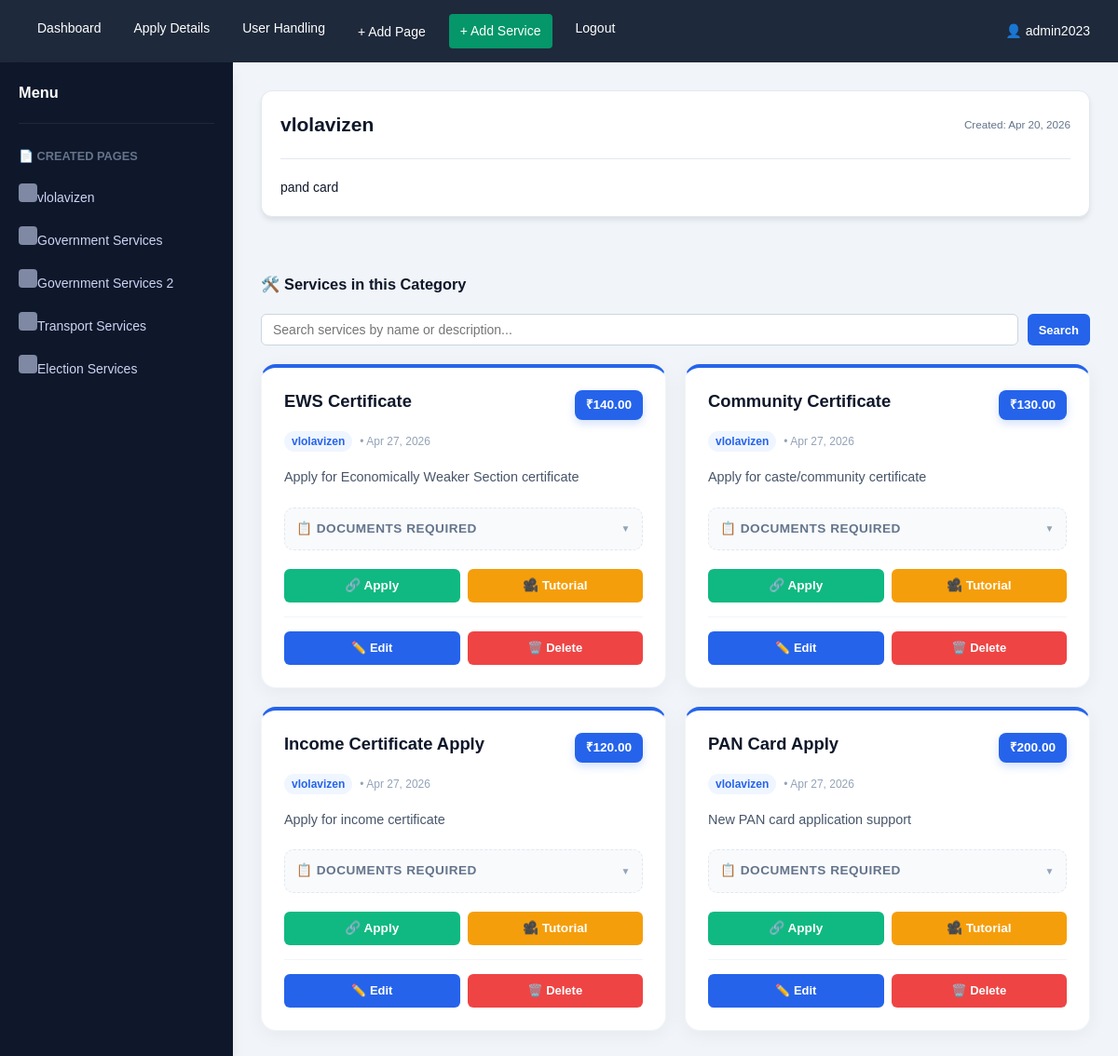
Screenshot of /adminsite/page/1/ (signed in) with the database file from the repository.
### services/models.py (models this page shows, shortened)
class User(AbstractUser):
    ROLE_CHOICES = [
        ('ADMIN', 'Admin'),
        ('AGENT1', 'Agent1'),
        ('AGENT2', 'Agent2'),
        ('USER', 'User'),
    ]
    role = models.CharField(max_length=10, choices=ROLE_CHOICES, default='USER')
    mobile = models.CharField(max_length=15, blank=True, null=True)

class Page(models.Model):
    title = models.CharField(max_length=100)
    description = models.TextField()
    created_at = models.DateTimeField(auto_now_add=True)

class Service(models.Model):
    name = models.CharField(max_length=100)
    description = models.TextField()
    charges = models.DecimalField(max_digits=10, decimal_places=2, default=0.00, help_text="Service charges amount")
    documents_required = models.TextField(blank=True, help_text="List of required documents")
    tutorial_link = models.URLField(blank=True, help_text="YouTube or tutorial video link")
    apply_link = models.URLField(blank=True, help_text="Link to apply for this service")
    page = models.ForeignKey('Page', on_delete=models.SET_NULL, null=True, blank=True, related_name='services', help_text="Assign to a specific page")
    created_at = models.DateTimeField(auto_now_add=True)

### services/views.py (the view)
# urls.py: path('adminsite/page/<int:page_id>/', views.view_custom_page, name='view_custom_page'),
@login_required
@role_required(['ADMIN', 'USER', 'AGENT1', 'AGENT2'])
def view_custom_page(request, page_id):
    page = get_object_or_404(Page, id=page_id)
    pages = Page.objects.all()
    services = Service.objects.filter(page=page).order_by('-id')
    search_query = request.GET.get('search_services')
    if search_query:
        services = services.filter(Q(name__icontains=search_query) | Q(description__icontains=search_query))
    template_name = 'admin-site/dynamic_page.html'
    if request.user.role == 'AGENT1':
        template_name = 'agent1-site/dynamic_page.html'
    return render(request, template_name, {
        'page': page,
        'pages': pages,
        'services': services,
        'search_query_services': search_query, # Pass back for input value
    })

### services/context_processors.py (called while the page is built)
def admin_pages(request):
    if request.path.startswith('/adminsite/'):
        return {'pages': Page.objects.all()}
    return {'pages': []}

### services/views.py (called while the page is built, shortened)
def role_required(allowed_roles):
    def decorator(view_func):
        @wraps(view_func)
        def _wrapped_view(request, *args, **kwargs):
            if not request.user.is_authenticated:
                return redirect(reverse('login') + '?next=' + request.path)
            is_permitted = request.user.role in allowed_roles
            if 'ADMIN' in allowed_roles and (request.user.is_staff or request.user.is_superuser):
                is_permitted = True
            return view_func(request, *args, **kwargs)
        return _wrapped_view
    return decorator

### services/templates/admin-site/dynamic_page.html (shortened to what this page needs)
{% extends 'admin-site/admin_base.html' %}
{% block content %}
<div class="card" style="margin-bottom: 30px;">
    <div class="flex items-center justify-between">
        <h2>{{ page.title }}</h2>
        <small style="color: #64748b;">Created: {{ page.created_at|date:"M d, Y" }}</small>
    </div>
    <hr style="margin: 20px 0; border: 0; border-top: 1px solid #e2e8f0;">
    <div class="content-body">
        {{ page.description|linebreaks }}
    </div>
</div>
<div style="margin-top: 30px;">
    <div style="display: flex; justify-content: space-between; align-items: center; margin-bottom: 20px;">
        <h3 style="margin: 0; color: #0f172a;">🛠️ Services in this Category</h3>
    </div>
    <div style="margin-bottom: 20px; display: flex; gap: 10px; align-items: center;">
        <form method="get" action="{% url 'view_custom_page' page.id %}" class="responsive-search-form" style="display: flex; gap: 10px; width: 100%;">
            <input type="text" name="search_services" placeholder="Search services by name or description..."
                   value="{{ search_query_services|default:'' }}"
                   style="flex-grow: 1; padding: 8px 12px; border: 1px solid #cbd5e1; border-radius: 6px;">
            <button type="submit" class="btn btn-small" style="background-color: #2563eb;">Search</button>
        </form>
    </div>
    {% if services %}
    <div style="display: grid; grid-template-columns: repeat(auto-fill, minmax(300px, 1fr)); gap: 20px;">
        {% for service in services %}
        <div style="background: white; border-radius: 16px; padding: 24px; box-shadow: 0 4px 20px rgba(0,0,0,0.05); border: 1px solid #f1f5f9; border-top: 4px solid #2563eb; display: flex; flex-direction: column; transition: all 0.3s cubic-bezier(0.4, 0, 0.2, 1);"
             onmouseover="this.style.transform='translateY(-8px)'; this.style.boxShadow='0 20px 25px -5px rgba(0, 0, 0, 0.1), 0 10px 10px -5px rgba(0, 0, 0, 0.04)';"
             onmouseout="this.style.transform='translateY(0)'; this.style.boxShadow='0 4px 20px rgba(0,0,0,0.05)';">
            <div style="display: flex; justify-content: space-between; align-items: flex-start; margin-bottom: 12px;">
                <h3 style="margin: 0; color: #0f172a; font-size: 1.15rem; font-weight: 800; line-height: 1.3;">{{ service.name }}</h3>
                <span style="background: #2563eb; color: white; font-weight: 700; padding: 6px 12px; border-radius: 8px; font-size: 0.85rem; box-shadow: 0 4px 10px rgba(37, 99, 235, 0.2);">₹{{ service.charges }}</span>
            </div>
            <div style="display: flex; align-items: center; gap: 8px; margin-bottom: 16px;">
                <span style="font-size: 0.75rem; color: #2563eb; background: #eff6ff; padding: 2px 8px; border-radius: 20px; font-weight: 600;">{{ service.page.title|default:"General" }}</span>
                <span style="font-size: 0.75rem; color: #94a3b8;">• {{ service.created_at|date:"M d, Y" }}</span>
            </div>
            <p style="color: #475569; font-size: 0.9rem; line-height: 1.6; margin-bottom: 20px; flex-grow: 1;">{{ service.description|truncatewords:20 }}</p>
            {% if service.documents_required %}
            <details style="background: #f8fafc; padding: 12px; border-radius: 10px; margin-bottom: 20px; border: 1px dashed #e2e8f0; cursor: pointer; transition: all 0.3s;">
                <summary style="font-size: 0.85rem; color: #64748b; text-transform: uppercase; letter-spacing: 0.5px; font-weight: 700; list-style: none; display: flex; justify-content: space-between; align-items: center;">
                    <span>📋 Documents Required</span>
                    <span style="font-size: 10px; color: #94a3b8;">▼</span>
                </summary>
            </details>
            {% endif %}
            <div style="display: flex; gap: 8px; margin-bottom: 15px;">
                {% if service.apply_link %}<a href="{{ service.apply_link }}" target="_blank" style="flex: 1; text-align: center; background: #10b981; color: white; text-decoration: none; padding: 8px; border-radius: 6px; font-size: 0.85rem; font-weight: 600;">🔗 Apply</a>{% endif %}
                {% if service.tutorial_link %}<a href="{{ service.tutorial_link }}" target="_blank" style="flex: 1; text-align: center; background: #f59e0b; color: white; text-decoration: none; padding: 8px; border-radius: 6px; font-size: 0.85rem; font-weight: 600;">🎥 Tutorial</a>{% endif %}
            </div>
            <div style="display: flex; gap: 8px; border-top: 1px solid #f1f5f9; padding-top: 15px;">
                <a href="{% url 'edit_service' service.id %}" class="btn" style="background: #2563eb; color: white; text-decoration: none; font-size: 13px; padding: 8px 12px; flex: 1; text-align: center;">✏️ Edit</a>
                <a href="{% url 'delete_service' service.id %}" class="btn" style="background: #ef4444; color: white; text-decoration: none; font-size: 13px; padding: 8px 12px; flex: 1; text-align: center;" onclick="return confirm('Are you sure?');">🗑️ Delete</a>
            </div>
        </div>
        {% endfor %}
    </div>
    {% else %}
    <p style="color: #64748b; font-style: italic;">No services have been assigned to this page yet.</p>
    {% endif %}
</div>
{% endblock %}

### services/templates/admin-site/admin_base.html (shortened to what this page needs)
{% load static %}
<!DOCTYPE html>
<html lang="en">
<head>
    <link rel="stylesheet" href="{% static 'services/css/style.css' %}">
</head>
<body>
<div class="top-navbar">
    <div class="nav-links">
        <a href="{% url 'admin_dashboard' %}">Dashboard</a>
        <a href="{% url 'apply_details' %}">Apply Details</a>
        <a href="{% url 'user_details' %}">User Handling</a>
        <button onclick="document.getElementById('addPageModal').classList.add('show')">+ Add Page</button>
        <a href="{% url 'add_service' %}"  style="background: #059669; padding: 8px 12px; border: none; color: white; border-radius: 4px; cursor: pointer;">+ Add Service</a>
        <a href="{% url 'admin_login' %}">Logout</a>
    </div>
    <div style="white-space: nowrap;">
        👤 {{ user.username }}
    </div>
</div>
<div class="dashboard-container">
    <aside class="sidebar">
        <h3>Menu</h3>
        <div class="sidebar-menu" style="margin-top: 20px; border-top: 1px solid #1e293b; padding-top: 10px;">
            <h4>📄 Created Pages</h4>
            {% if pages %}
                {% for p in pages %}
                    <a href="{% url 'view_custom_page' p.id %}">{{ p.title }}</a>
                {% endfor %}
            {% else %}
                <p style="color: #64748b; font-size: 13px; margin: 5px 0;">No pages created yet</p>
            {% endif %}
        </div>
    </aside>
    <div class="main-content">
        {% block content %}{% endblock %}
    </div>
</div>
</body>
</html>

### services/static/services/css/style.css (style rules this page uses)
:root { --primary: #2563eb; --primary-hover: #1d4ed8; --secondary: #64748b; --success: #10b981; --warning: #f59e0b; --danger: #ef4444; --info: #3b82f6; --background: #f8fafc; --card-bg: #ffffff; --dark-bg: #0f172a; --dark-card: #1e293b; --text-main: #0f172a; --text-muted: #64748b; --border: #e2e8f0; --shadow: 0 4px 6px -1px rgb(0 0 0 / 0.1); --shadow-lg: 0 10px 15px -3px rgb(0 0 0 / 0.1); }
* { margin: 0; padding: 0; box-sizing: border-box; }
html, body { height: 100%; }
body { background-color: var(--background); color: var(--text-main); font-family: 'Inter', system-ui, -apple-system, sans-serif; line-height: 1.5; font-size: 14px; }
.dashboard-container { display: flex; min-height: 100vh; background-color: var(--background); }
.sidebar { width: 260px; background: linear-gradient(135deg, #1e293b 0%, #0f172a 100%); color: white; padding: 20px; overflow-y: auto; box-shadow: var(--shadow-lg); transition: all 0.3s ease; position: sticky; top: 0; }
.main-content { flex: 1; overflow-y: auto; display: flex; flex-direction: column; }
.sidebar-menu { list-style: none; }
.sidebar-menu a { display: flex; align-items: center; gap: 12px; padding: 12px 16px; color: rgba(255, 255, 255, 0.8); text-decoration: none; border-radius: 8px; transition: all 0.3s ease; font-weight: 500; }
.sidebar-menu a::before { content: ''; display: inline-block; width: 20px; height: 20px; background: currentColor; border-radius: 4px; opacity: 0.6; }
.card { background: white; border: 1px solid var(--border); border-radius: 12px; padding: 20px; box-shadow: var(--shadow); transition: all 0.3s ease; animation: slideIn 0.4s ease-out; }
input[type="text"], input[type="email"], input[type="password"], input[type="number"], input[type="date"], input[type="time"], textarea, select { padding: 12px 14px; border: 1px solid var(--border); border-radius: 8px; font-size: 14px; font-family: inherit; background: white; color: var(--text-main); transition: all 0.3s ease; }
button, .btn { padding: 10px 20px; border: none; border-radius: 8px; font-size: 14px; font-weight: 600; cursor: pointer; transition: all 0.3s ease; display: inline-flex; align-items: center; justify-content: center; gap: 8px; text-decoration: none; }
.flex { display: flex; }
.justify-between { justify-content: space-between; }
.items-center { align-items: center; }

### services/templates/admin-site/admin_base.html (style rules this page uses)
body { margin: 0; font-family: Arial; }
.top-navbar { display: flex; justify-content: space-between; align-items: center; background: #1e293b; padding: 15px 30px; color: white; flex-wrap: wrap; gap: 10px; }
.nav-links { display: flex; gap: 15px; flex-wrap: wrap; }
.nav-links a, .nav-links button { color: white; text-decoration: none; font-weight: 500; cursor: pointer; background: none; border: none; padding: 5px 10px; border-radius: 4px; transition: background 0.3s; }
.dashboard-container { display: flex; }
.sidebar { width: 250px; background: #0f172a; color: white; min-height: 100vh; padding: 20px; overflow-y: auto; }
.sidebar-menu { margin-bottom: 20px; }
.sidebar-menu h4 { margin: 15px 0 10px 0; color: #64748b; font-size: 0.8rem; text-transform: uppercase; }
.sidebar-menu a, .sidebar-menu button { display: block; color: #cbd5f5; padding: 10px 0; text-decoration: none; border: none; background: none; cursor: pointer; font-size: 14px; transition: color 0.3s; }
.main-content { flex: 1; padding: 30px; background: #f1f5f9; }
.btn { background: #2563eb; color: white; padding: 10px 15px; border: none; border-radius: 6px; cursor: pointer; transition: background 0.3s; }
.btn-small { padding: 8px 12px; font-size: 13px; }

### rows the page displays
User: username "admin2023"
Page: title "vlolavizen", created_at "Apr 20, 2026", description "pand card"
Page: title "Government Services"
Page: title "Government Services 2"
Page: title "Transport Services"
Page: title "Election Services"
Service: name "EWS Certificate", charges "140.00", page "vlolavizen", created_at "Apr 27, 2026", description "Apply for Economically Weaker Section certificate"
Service: name "Community Certificate", charges "130.00", page "vlolavizen", created_at "Apr 27, 2026", description "Apply for caste/community certificate"
Service: name "Income Certificate Apply", charges "120.00", page "vlolavizen", created_at "Apr 27, 2026", description "Apply for income certificate"
Service: name "PAN Card Apply", charges "200.00", page "vlolavizen", created_at "Apr 27, 2026", description "New PAN card application support"
